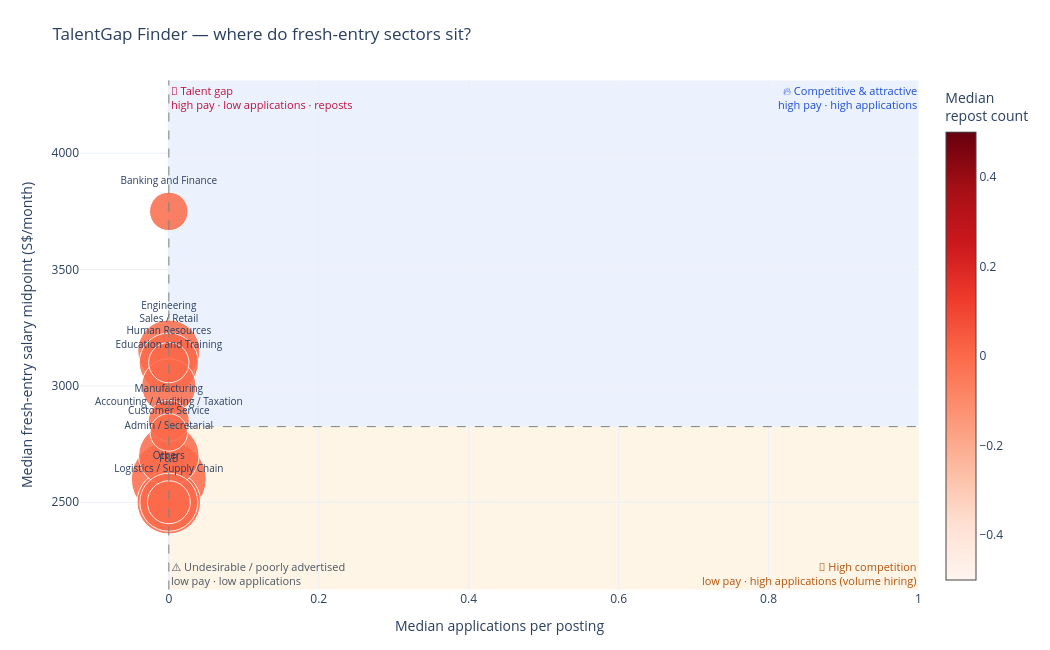

Notebook code for this chart:
### Code cell
%pip install plotly
import json
import numpy as np
import pandas as pd
import plotly.graph_objects as go

# =========================================================
# 1. Load & filter
# =========================================================
df = pd.read_csv("Fresh Entry.csv")

df = df[df["employmentTypes"].isin(["Full Time", "Permanent"])]
df = df[df["positionLevels"] == "Fresh/entry level"]
df = df[df["metadata_newPostingDate"] >= 45047]          # 2023-05-01
df = df.drop_duplicates(subset="metadata_jobPostId")

# =========================================================
# 2. Clean salary (min/max -> midpoint, drop placeholders)
# =========================================================
for c in ["salary_minimum", "salary_maximum"]:
    df[c] = pd.to_numeric(df[c], errors="coerce")

df = df[
    (df["salary_type"] == "Monthly")
    & df["salary_minimum"].notna()
    & df["salary_maximum"].notna()
].copy()

# swap if min > max
swap = df["salary_minimum"] > df["salary_maximum"]
df.loc[swap, ["salary_minimum", "salary_maximum"]] = (
    df.loc[swap, ["salary_maximum", "salary_minimum"]].values
)

df["salary_mid"] = (df["salary_minimum"] + df["salary_maximum"]) / 2

# drop obvious placeholder salaries (e.g. 1, 10, 12) for FT fresh-entry monthly
df = df[df["salary_mid"] >= 800]

# =========================================================
# 3. Applications & repost
# =========================================================
df["applications"]  = pd.to_numeric(df["metadata_totalNumberJobApplication"],
                                     errors="coerce").fillna(0)
df["repost_count"]  = pd.to_numeric(df["metadata_repostCount"],
                                     errors="coerce").fillna(0)

# =========================================================
# 4. Explode categories (fractional weight, avoid double-count)
# =========================================================
df["categories_list"] = df["categories"].apply(json.loads)
df["n_cat"]           = df["categories_list"].apply(len)

ex = df.explode("categories_list").copy()
ex["sector"] = ex["categories_list"].apply(lambda x: x["category"])
ex["weight"] = 1.0 / ex["n_cat"]

# winsorize salary per sector (1st–99th pct) to tame remaining outliers
def _wins(s):
    if len(s) < 5:
        return s
    return s.clip(s.quantile(0.01), s.quantile(0.99))

ex["salary_mid_w"] = ex.groupby("sector")["salary_mid"].transform(_wins)

# =========================================================
# 5. Sector-level aggregation
# =========================================================
agg = ex.groupby("sector").agg(
    postings  = ("weight",     "sum"),     # weighted count
    salary_y  = ("salary_mid_w","median"),
    apps_x    = ("applications", "median"),
    repost    = ("repost_count", "median"),
).reset_index()

# keep top-N sectors by posting volume for readability
TOP_N = 12
top = agg.sort_values("postings", ascending=False).head(TOP_N).copy()

# quadrant thresholds = medians of displayed sectors
x_mid = top["apps_x"].median()
y_mid = top["salary_y"].median()

# plot bounds
xmin, xmax = 0, max(top["apps_x"].max() * 1.15, 1)
ymin = top["salary_y"].min() * 0.85
ymax = top["salary_y"].max() * 1.15

# =========================================================
# 6. Build figure
# =========================================================
fig = go.Figure()

# --- quadrant shading (below points) ---
fig.add_shape(type="rect", x0=xmin, x1=x_mid, y0=y_mid, y1=ymax,
              fillcolor="rgba(244,63,94,0.10)",  line_width=0, layer="below")   # talent gap
fig.add_shape(type="rect", x0=x_mid, x1=xmax, y0=y_mid, y1=ymax,
              fillcolor="rgba(59,130,246,0.10)", line_width=0, layer="below")   # competitive
fig.add_shape(type="rect", x0=x_mid, x1=xmax, y0=ymin, y1=y_mid,
              fillcolor="rgba(245,158,11,0.10)", line_width=0, layer="below")   # high competition
fig.add_shape(type="rect", x0=xmin, x1=x_mid, y0=ymin, y1=y_mid,
              fillcolor="rgba(107,114,128,0.10)", line_width=0, layer="below")  # undesirable

# --- quadrant divider lines ---
fig.add_shape(type="line", x0=x_mid, x1=x_mid, y0=ymin, y1=ymax,
              line=dict(dash="dash", color="gray", width=1))
fig.add_shape(type="line", x0=xmin, x1=xmax, y0=y_mid, y1=y_mid,
              line=dict(dash="dash", color="gray", width=1))

# --- bubbles ---
size = top["postings"] / top["postings"].max() * 60 + 15

fig.add_trace(go.Scatter(
    x=top["apps_x"],
    y=top["salary_y"],
    mode="markers+text",
    text=top["sector"],
    textposition="top center",
    textfont=dict(size=10),
    marker=dict(
        size=size,
        color=top["repost"],
        colorscale="Reds",
        showscale=True,
        colorbar=dict(title="Median<br>repost count"),
        line=dict(color="white", width=1),
        opacity=0.85,
    ),
    customdata=np.stack([top["postings"], top["repost"]], axis=-1),
    hovertemplate=(
        "<b>%{text}</b><br>"
        "Median applications: %{x:.0f}<br>"
        "Median salary mid: S$%{y:,.0f}/mo<br>"
        "Weighted postings: %{customdata[0]:.1f}<br>"
        "Median repost: %{customdata[1]:.0f}<extra></extra>"
    ),
    name="",
))

# --- quadrant labels ---
annotations = [
    dict(x=xmin, y=ymax, xanchor="left",  yanchor="top",
         text="🎯 Talent gap<br>high pay · low applications · reposts",
         showarrow=False, align="left", font=dict(size=11, color="#be123c")),
    dict(x=xmax, y=ymax, xanchor="right", yanchor="top",
         text="🔥 Competitive & attractive<br>high pay · high applications",
         showarrow=False, align="right", font=dict(size=11, color="#1d4ed8")),
    dict(x=xmax, y=ymin, xanchor="right", yanchor="bottom",
         text="📣 High competition<br>low pay · high applications (volume hiring)",
         showarrow=False, align="right", font=dict(size=11, color="#b45309")),
    dict(x=xmin, y=ymin, xanchor="left",  yanchor="bottom",
         text="⚠️ Undesirable / poorly advertised<br>low pay · low applications",
         showarrow=False, align="left", font=dict(size=11, color="#4b5563")),
]

fig.update_layout(
    title="TalentGap Finder — where do fresh-entry sectors sit?",
    xaxis_title="Median applications per posting",
    yaxis_title="Median fresh-entry salary midpoint (S$/month)",
    template="plotly_white",
    height=650, width=1050,
    annotations=annotations,
    margin=dict(l=80, r=40, t=80, b=60),
)

fig.show()
# fig.write_html("talent_gap_bubble.html")
# fig.write_image("talent_gap_bubble.png", scale=2)   # needs kaleido

### Figure 1 — Plotly figure (JSON) as saved in the notebook; plotly's stock layout.template omitted (floating-point values rounded to 4 significant figures)
{"data": [{"customdata": [[6801.0, 0.0], [5508.0, 0.0], [5346.0, 0.0], [5154.0, 0.0], [5005.0, 0.0], [4874.0, 0.0], [4452.0, 0.0], [3164.0, 0.0], [2943.0, 0.0], [2870.0, 0.0], [2667.0, 0.0], [2553.0, 0.0]], "hovertemplate": "<b>%{text}</b><br>Median applications: %{x:.0f}<br>Median salary mid: S$%{y:,.0f}/mo<br>Weighted postings: %{customdata[0]:.1f}<br>Median repost: %{customdata[1]:.0f}<extra></extra>", "marker": {"color": [0.0, 0.0, 0.0, 0.0, 0.0, 0.0, 0.0, 0.0, 0.0, 0.0, 0.0, 0.0], "colorbar": {"title": {"text": "Median<br>repost count"}}, "colorscale": [[0, "rgb(255,245,240)"], [0.125, "rgb(254,224,210)"], [0.25, "rgb(252,187,161)"], [0.375, "rgb(252,146,114)"], [0.5, "rgb(251,106,74)"], [0.625, "rgb(239,59,44)"], [0.75, "rgb(203,24,29)"], [0.875, "rgb(165,15,21)"], [1, "rgb(103,0,13)"]], "line": {"color": "white", "width": 1}, "opacity": 0.85, "showscale": true, "size": [75.0, 63.59, 62.16, 60.47, 59.15, 57.99, 54.27, 42.92, 40.96, 40.32, 38.53, 37.52]}, "mode": "markers+text", "name": "", "text": ["Admin / Secretarial", "Others", "Engineering", "Customer Service", "Sales / Retail", "F&B", "Education and Training", "Logistics / Supply Chain", "Manufacturing", "Human Resources", "Banking and Finance", "Accounting / Auditing / Taxation"], "textfont": {"size": 10}, "textposition": "top center", "type": "scatter", "x": [0.0, 0.0, 0.0, 0.0, 0.0, 0.0, 0.0, 0.0, 0.0, 0.0, 0.0, 0.0], "y": [2600.0, 2500.0, 3150.0, 2700.0, 3100.0, 2500.0, 3000.0, 2500.0, 2850.0, 3100.0, 3750.0, 2800.0]}], "layout": {"annotations": [{"align": "left", "font": {"color": "#be123c", "size": 11}, "showarrow": false, "text": "🎯 Talent gap<br>high pay · low applications · reposts", "x": 0, "xanchor": "left", "y": 4312.0, "yanchor": "top"}, {"align": "right", "font": {"color": "#1d4ed8", "size": 11}, "showarrow": false, "text": "🔥 Competitive & attractive<br>high pay · high applications", "x": 1, "xanchor": "right", "y": 4312.0, "yanchor": "top"}, {"align": "right", "font": {"color": "#b45309", "size": 11}, "showarrow": false, "text": "📣 High competition<br>low pay · high applications (volume hiring)", "x": 1, "xanchor": "right", "y": 2125, "yanchor": "bottom"}, {"align": "left", "font": {"color": "#4b5563", "size": 11}, "showarrow": false, "text": "⚠️ Undesirable / poorly advertised<br>low pay · low applications", "x": 0, "xanchor": "left", "y": 2125, "yanchor": "bottom"}], "height": 650, "margin": {"b": 60, "l": 80, "r": 40, "t": 80}, "shapes": [{"fillcolor": "rgba(244,63,94,0.10)", "layer": "below", "line": {"width": 0}, "type": "rect", "x0": 0, "x1": 0, "y0": 2825, "y1": 4312.0}, {"fillcolor": "rgba(59,130,246,0.10)", "layer": "below", "line": {"width": 0}, "type": "rect", "x0": 0, "x1": 1, "y0": 2825, "y1": 4312.0}, {"fillcolor": "rgba(245,158,11,0.10)", "layer": "below", "line": {"width": 0}, "type": "rect", "x0": 0, "x1": 1, "y0": 2125, "y1": 2825}, {"fillcolor": "rgba(107,114,128,0.10)", "layer": "below", "line": {"width": 0}, "type": "rect", "x0": 0, "x1": 0, "y0": 2125, "y1": 2825}, {"line": {"color": "gray", "dash": "dash", "width": 1}, "type": "line", "x0": 0, "x1": 0, "y0": 2125, "y1": 4312.0}, {"line": {"color": "gray", "dash": "dash", "width": 1}, "type": "line", "x0": 0, "x1": 1, "y0": 2825, "y1": 2825}], "title": {"text": "TalentGap Finder — where do fresh-entry sectors sit?"}, "width": 1050, "xaxis": {"title": {"text": "Median applications per posting"}}, "yaxis": {"title": {"text": "Median fresh-entry salary midpoint (S$/month)"}}}}
